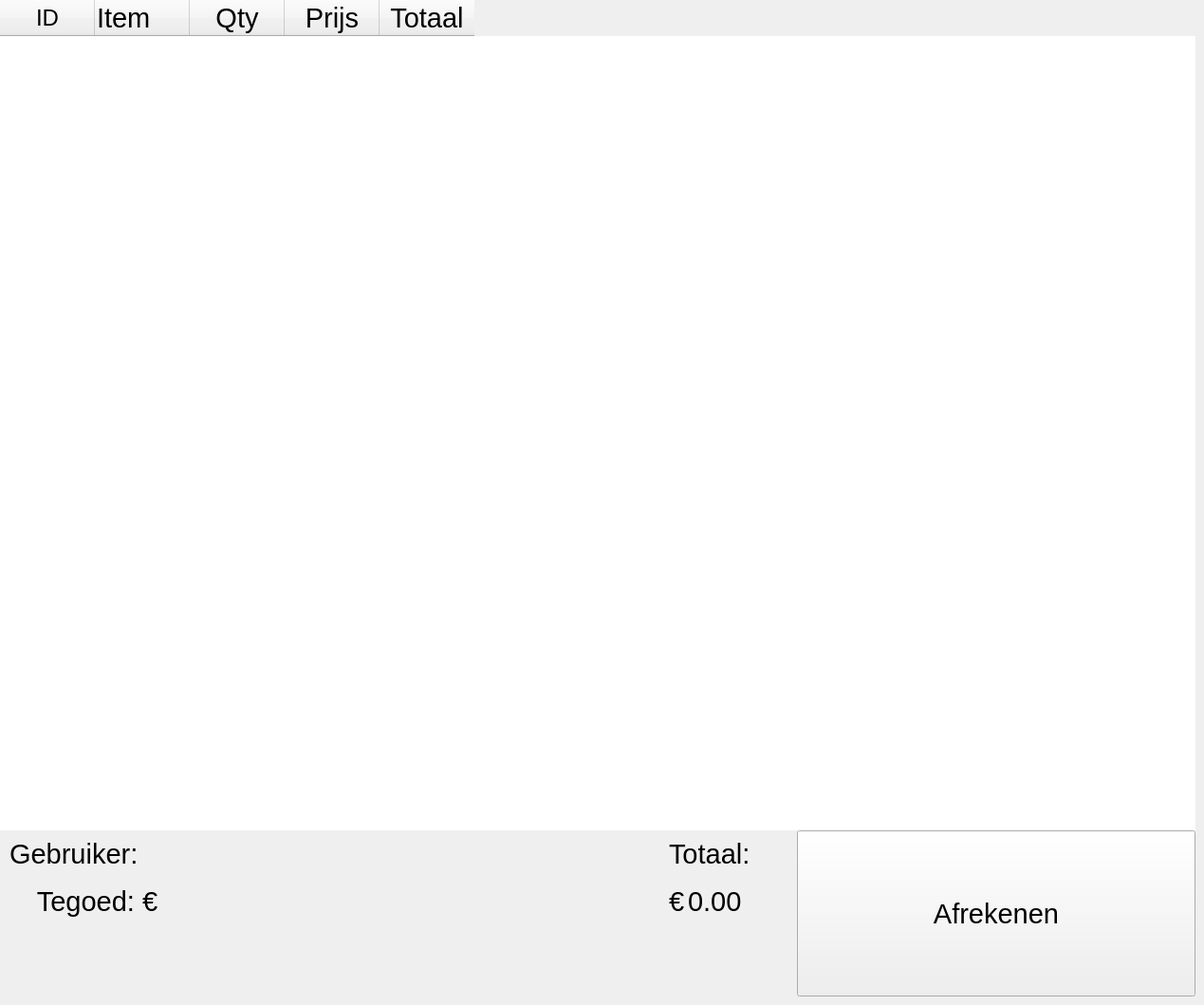
      <widget class="QWidget" name="buy_page">
       <widget class="QPushButton" name="pay_btn">
        <property name="geometry">
         <rect>
          <x>840</x>
          <y>875</y>
          <width>420</width>
          <height>175</height>
         </rect>
        </property>
        <property name="font">
         <font>
          <pointsize>22</pointsize>
         </font>
        </property>
        <property name="focusPolicy">
         <enum>Qt::NoFocus</enum>
        </property>
        <property name="text">
         <string>Afrekenen</string>
        </property>
       </widget>
       <widget class="QTableWidget" name="cart_fld">
        <property name="geometry">
         <rect>
          <x>0</x>
          <y>0</y>
          <width>1260</width>
          <height>875</height>
         </rect>
        </property>
        <property name="font">
         <font>
          <pointsize>18</pointsize>
         </font>
        </property>
        <property name="focusPolicy">
         <enum>Qt::NoFocus</enum>
        </property>
        <property name="frameShape">
         <enum>QFrame::Box</enum>
        </property>
        <property name="frameShadow">
         <enum>QFrame::Plain</enum>
        </property>
        <property name="lineWidth">
         <number>0</number>
        </property>
        <property name="verticalScrollBarPolicy">
         <enum>Qt::ScrollBarAlwaysOff</enum>
        </property>
        <property name="horizontalScrollBarPolicy">
         <enum>Qt::ScrollBarAlwaysOff</enum>
        </property>
        <property name="autoScroll">
         <bool>false</bool>
        </property>
        <property name="selectionMode">
         <enum>QAbstractItemView::SingleSelection</enum>
        </property>
        <property name="selectionBehavior">
         <enum>QAbstractItemView::SelectRows</enum>
        </property>
        <property name="showGrid">
         <bool>true</bool>
        </property>
        <property name="rowCount">
         <number>0</number>
        </property>
        <property name="columnCount">
         <number>5</number>
        </property>
        <attribute name="horizontalHeaderDefaultSectionSize">
         <number>100</number>
        </attribute>
        <attribute name="horizontalHeaderStretchLastSection">
         <bool>false</bool>
        </attribute>
        <attribute name="verticalHeaderVisible">
         <bool>false</bool>
        </attribute>
        <attribute name="verticalHeaderStretchLastSection">
         <bool>false</bool>
        </attribute>
        <column>
         <property name="text">
          <string>ID</string>
         </property>
        </column>
        <column>
         <property name="text">
          <string>Item</string>
         </property>
         <property name="font">
          <font>
           <pointsize>22</pointsize>
          </font>
         </property>
         <property name="textAlignment">
          <set>AlignLeading|AlignVCenter</set>
         </property>
        </column>
        <column>
         <property name="text">
          <string>Qty</string>
         </property>
         <property name="font">
          <font>
           <pointsize>22</pointsize>
          </font>
         </property>
        </column>
        <column>
         <property name="text">
          <string>Prijs</string>
         </property>
         <property name="font">
          <font>
           <pointsize>22</pointsize>
          </font>
         </property>
        </column>
        <column>
         <property name="text">
          <string>Totaal</string>
         </property>
         <property name="font">
          <font>
           <pointsize>22</pointsize>
          </font>
         </property>
        </column>
       </widget>
       <widget class="QLabel" name="gebruiker_lbl">
        <property name="geometry">
         <rect>
          <x>10</x>
          <y>875</y>
          <width>140</width>
          <height>50</height>
         </rect>
        </property>
        <property name="font">
         <font>
          <pointsize>22</pointsize>
         </font>
        </property>
        <property name="text">
         <string>Gebruiker: </string>
        </property>
        <property name="textFormat">
         <enum>Qt::RichText</enum>
        </property>
        <property name="alignment">
         <set>Qt::AlignRight|Qt::AlignTrailing|Qt::AlignVCenter</set>
        </property>
       </widget>
       <widget class="QLabel" name="teGoed_lbl">
        <property name="geometry">
         <rect>
          <x>10</x>
          <y>925</y>
          <width>140</width>
          <height>50</height>
         </rect>
        </property>
        <property name="font">
         <font>
          <pointsize>22</pointsize>
         </font>
        </property>
        <property name="text">
         <string>Tegoed: </string>
        </property>
        <property name="alignment">
         <set>Qt::AlignRight|Qt::AlignTrailing|Qt::AlignVCenter</set>
        </property>
       </widget>
       <widget class="QLabel" name="gebruiker_fld">
        <property name="geometry">
         <rect>
          <x>150</x>
          <y>875</y>
          <width>130</width>
          <height>50</height>
         </rect>
        </property>
        <property name="font">
         <font>
          <pointsize>22</pointsize>
         </font>
        </property>
        <property name="text">
         <string/>
        </property>
        <property name="textFormat">
         <enum>Qt::RichText</enum>
        </property>
        <property name="alignment">
         <set>Qt::AlignLeading|Qt::AlignLeft|Qt::AlignVCenter</set>
        </property>
       </widget>
       <widget class="QLabel" name="euroteken">
        <property name="geometry">
         <rect>
          <x>150</x>
          <y>925</y>
          <width>20</width>
          <height>50</height>
         </rect>
        </property>
        <property name="font">
         <font>
          <pointsize>22</pointsize>
         </font>
        </property>
        <property name="text">
         <string>€</string>
        </property>
        <property name="alignment">
         <set>Qt::AlignLeading|Qt::AlignLeft|Qt::AlignVCenter</set>
        </property>
       </widget>
       <widget class="QLabel" name="teGoed_fld">
        <property name="geometry">
         <rect>
          <x>170</x>
          <y>925</y>
          <width>110</width>
          <height>50</height>
         </rect>
        </property>
        <property name="font">
         <font>
          <pointsize>22</pointsize>
         </font>
        </property>
        <property name="text">
         <string/>
        </property>
        <property name="alignment">
         <set>Qt::AlignLeading|Qt::AlignLeft|Qt::AlignVCenter</set>
        </property>
       </widget>
       <widget class="QLineEdit" name="item_fld">
        <property name="geometry">
         <rect>
          <x>0</x>
          <y>-10</y>
          <width>1</width>
          <height>1</height>
         </rect>
        </property>
       </widget>
       <widget class="QLabel" name="euroteken_2">
        <property name="geometry">
         <rect>
          <x>705</x>
          <y>925</y>
          <width>20</width>
          <height>50</height>
         </rect>
        </property>
        <property name="font">
         <font>
          <pointsize>22</pointsize>
         </font>
        </property>
        <property name="text">
         <string>€</string>
        </property>
        <property name="alignment">
         <set>Qt::AlignLeading|Qt::AlignLeft|Qt::AlignVCenter</set>
        </property>
       </widget>
       <widget class="QLabel" name="totaal_lbl">
        <property name="geometry">
         <rect>
          <x>705</x>
          <y>875</y>
          <width>130</width>
          <height>50</height>
         </rect>
        </property>
        <property name="font">
         <font>
          <pointsize>22</pointsize>
         </font>
        </property>
        <property name="text">
         <string>Totaal:</string>
        </property>
        <property name="alignment">
         <set>Qt::AlignLeading|Qt::AlignLeft|Qt::AlignVCenter</set>
        </property>
       </widget>
       <widget class="QLabel" name="totaal_fld">
        <property name="geometry">
         <rect>
          <x>725</x>
          <y>925</y>
          <width>110</width>
          <height>50</height>
         </rect>
        </property>
        <property name="font">
         <font>
          <pointsize>22</pointsize>
         </font>
        </property>
        <property name="text">
         <string>0.00</string>
        </property>
        <property name="alignment">
         <set>Qt::AlignLeading|Qt::AlignLeft|Qt::AlignVCenter</set>
        </property>
       </widget>
       <widget class="QLabel" name="ERROR_ITMFLD">
        <property name="geometry">
         <rect>
          <x>262</x>
          <y>875</y>
          <width>445</width>
          <height>50</height>
         </rect>
        </property>
        <property name="text">
         <string/>
        </property>
       </widget>
      </widget>
